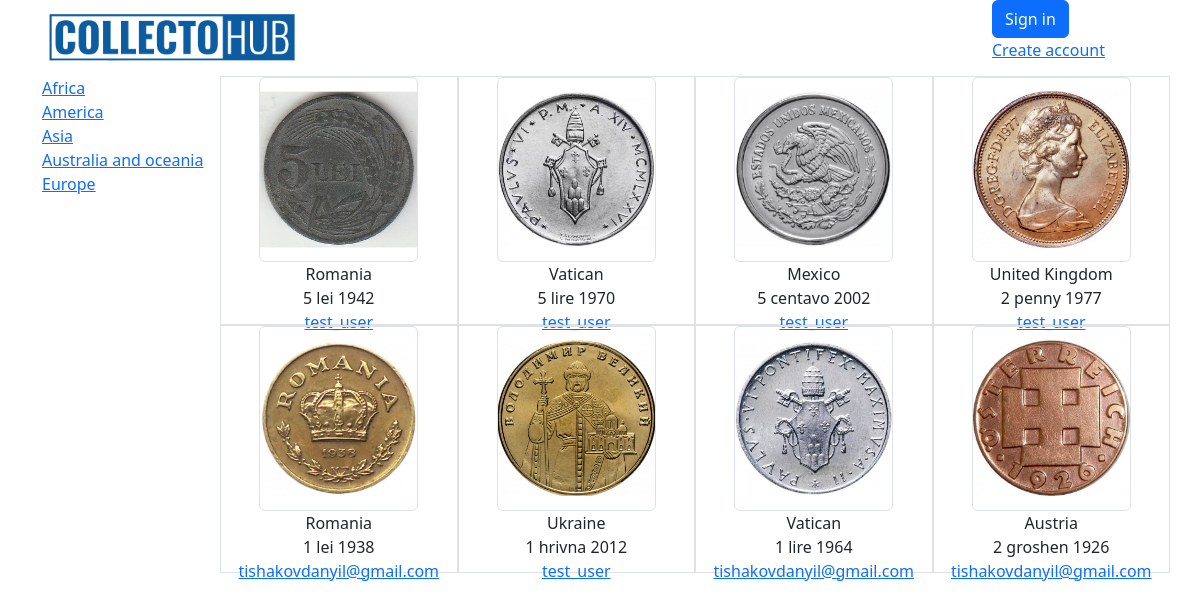
The app's page /, older data.
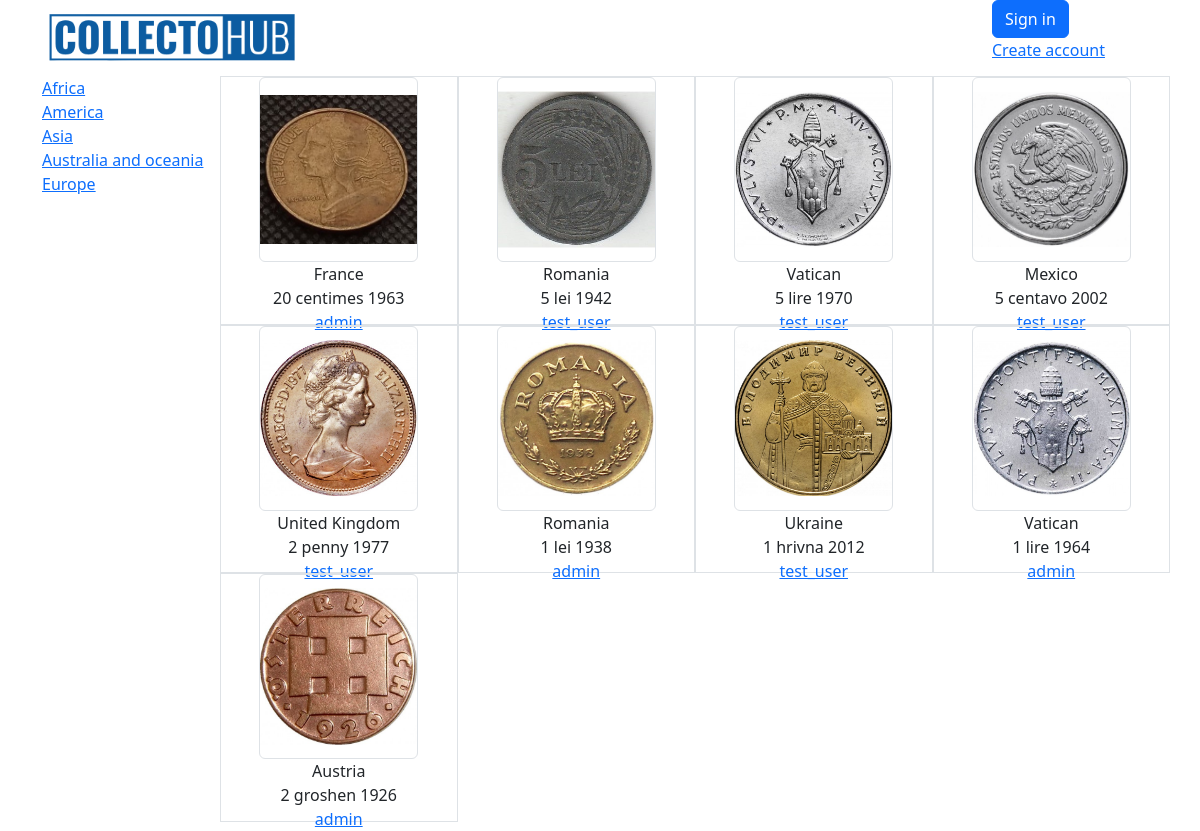
The same page, newer data.
### coins/models.py (models this page shows, shortened)
class Continent(models.Model):
    name = models.CharField(max_length=150, unique=True)
    class Meta:
        verbose_name = "Continent"
        verbose_name_plural = "Continents"

class Coin(models.Model):
    img_front = models.ImageField(upload_to='products_image', blank=True)
    img_back = models.ImageField(upload_to='products_image', blank=True)
    img_add_1 = models.ImageField(upload_to='products_image', blank=True)
    img_add_2 = models.ImageField(upload_to='products_image', blank=True)
    country = models.ForeignKey(Country, on_delete=models.CASCADE, related_name='coins')  # Reference to Country
    denomination = models.CharField(max_length=150)  # Denomination
    year = models.IntegerField()  # Year
    material = models.CharField(max_length=15, blank=True, choices=material_choices)  # Material
    safety = models.CharField(max_length=2, blank=True, choices=safety_choices)  # Optional field for admin use
    weight = models.FloatField(blank=True, null=True)  # Weight
    diameter = models.FloatField(blank=True, null=True)  # Diameter
    thickness = models.FloatField(blank=True, null=True)  # Thickness
    circulation = models.IntegerField(blank=True, null=True)  # Circulation
    owner = models.ForeignKey(User, on_delete=models.CASCADE, related_name='coins')
    box = models.ForeignKey('Box', on_delete=models.SET_NULL, blank=True, null=True, related_name='coins')
    status = models.CharField(max_length=1, choices=status_choices_coin, default='a')
    class Meta:
        verbose_name = 'Coin'
        verbose_name_plural = 'Coins'

class Country(models.Model):
    name = models.CharField(max_length=150, unique=True)
    continent = models.ForeignKey(Continent, on_delete=models.CASCADE, related_name="countries")
    class Meta:
        verbose_name = "Country"
        verbose_name_plural = "Countries"
    def __str__(self):
        return self.name

### coins/views.py (the view)
# urls.py: path('', views.IndexView.as_view(), name='index'),
class IndexView(TemplateView):
    template_name = 'coins/index.html'
    extra_context = {
        "coin_list": Coin.objects.filter(status='a').order_by('?'),
        "continent_list": Continent.objects.order_by("name"),
    }

### coins/templates/coins/index.html (shortened to what this page needs)
{% extends 'coins/base.html' %}
{% block content %}
    <div class="row">
        <div class="col-2">
            {% for continent in continent_list %}
                <div>
                    <a href="{% url 'coins:continent-detail' continent.id %}">{{ continent.name }}</a>
                </div>
            {% endfor %}
        </div>
        <div class="col-10">
            <div class="row">
                {% for coin in coin_list %}
                <div class="col-3 text-center border ">
                    <a href="{% url 'coins:coin-detail' pk=coin.id %}">
                        <img src="{{ coin.img_front.url }}" alt="coin" class="w-75 h-75 object-fit-contain border rounded">
                    </a>
                    <p>
                        {{ coin.country }}
                        <br>
                        {{ coin.denomination }} {{ coin.year }}
                        <br>
                        <a href="{% url 'coins:user-cabinet' pk=coin.owner.id %}">
                            {{ coin.owner}}
                        </a>
                    </p>
                </div>
                {% endfor %}
            </div>
        </div>
    </div>
{% endblock %}

### coins/templates/coins/base.html (shortened to what this page needs)
<!DOCTYPE html>
{% load static %}
<html lang="en">
  <head>
    <link
      href="https://cdn.jsdelivr.net/npm/bootstrap@5.3.3/dist/css/bootstrap.min.css"
      rel="stylesheet"
    />
    <link
      rel="stylesheet"
      href="https://cdnjs.cloudflare.com/ajax/libs/font-awesome/6.6.0/css/all.min.css"
    />
  </head>
  <body>
    <div class="container">
      <div class="row justify-content-between">
        <div class="col-3">
          <a href="{% url 'coins:index'%}">
            <img
              class="w-100"
              src="{% static 'coins/img/coins.png' %}"
              alt="logo"
            />
          </a>
        </div>
        <div class="col-2">
          {% if user.is_authenticated %} {{ user }}
          <img class="w-25" src="{{ user.profile.user_pic.url }}" alt="logo" />
          <br />
          <a href="{% url 'coins:sign-out' %}"> sign out </a>
          {% if user.is_staff %}
          <br />
          <a href="/admin/" target="_blank"> admin panel </a>
          {% endif %}
          {% if user.profile.has_multi_offers_under_consideration %}
          <br />
          <a href="{% url 'coins:user-offers' %}">
            You have offers to consider
          </a>
          {% endif %}
          <br>
          <a href="{% url 'coins:user-cabinet' pk=user.id %}">Personal cabinet</a>
          <br>
            <a href="{% url 'coins:user-mail-box' pk=user.id %}">
              mailbox
              {% if user.profile.unread_messages_count %}
              : ({{ user.profile.unread_messages_count }})
              {% endif %}
            </a>
          {% if user.is_superuser %}
          <div>
              <a href="{% url 'coins:coins-to-send' %}">
                  coins for send
              </a>
          </div>
          {% endif %}
          {% else %}
          <button
            type="button"
            class="btn btn-primary"
            data-bs-toggle="modal"
            data-bs-target="#modal-login"
          >
            Sign in
          </button>
          <br />
          <a href="{% url 'coins:create-account-page' %}"> Create account </a>
          {% endif %}
        </div>
      </div>
      {% block content %}{% endblock %}
    </div>
  </body>
</html>

Row changes from the older to the newer data that the page shows:
added Coin: img_front (picture), country "France", denomination "20 centimes", year "1963", owner "admin"
changed through a linked row, Coin "1 lei": owner "tishakovdanyil@gmail.com" → "admin"
changed through a linked row, Coin "1 lire": owner "tishakovdanyil@gmail.com" → "admin"
changed through a linked row, Coin "2 groshen": owner "tishakovdanyil@gmail.com" → "admin"
